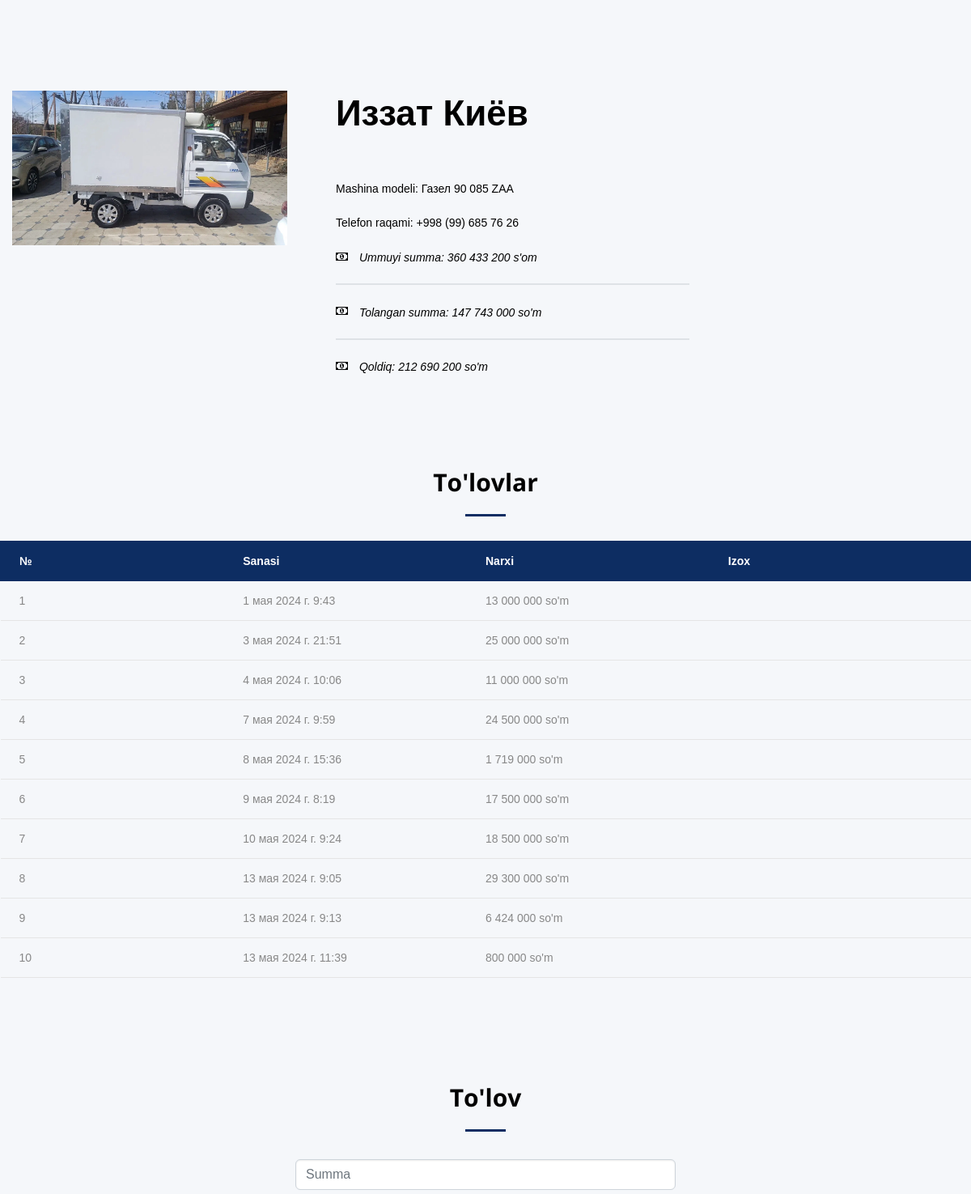
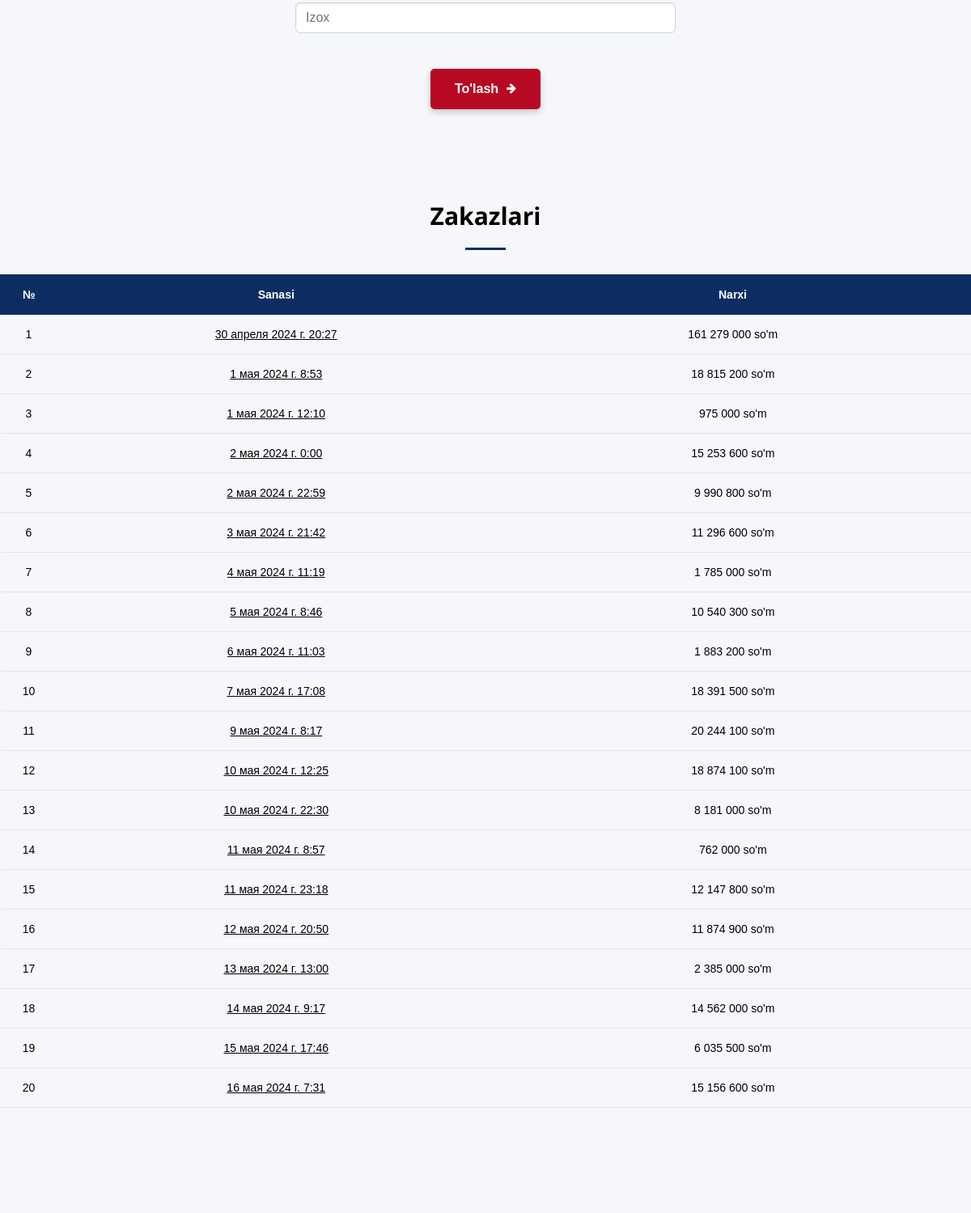
/finance-driver-detail/10 (signed in), run on an earlier commit of the app's database (2 pictures, top to bottom).
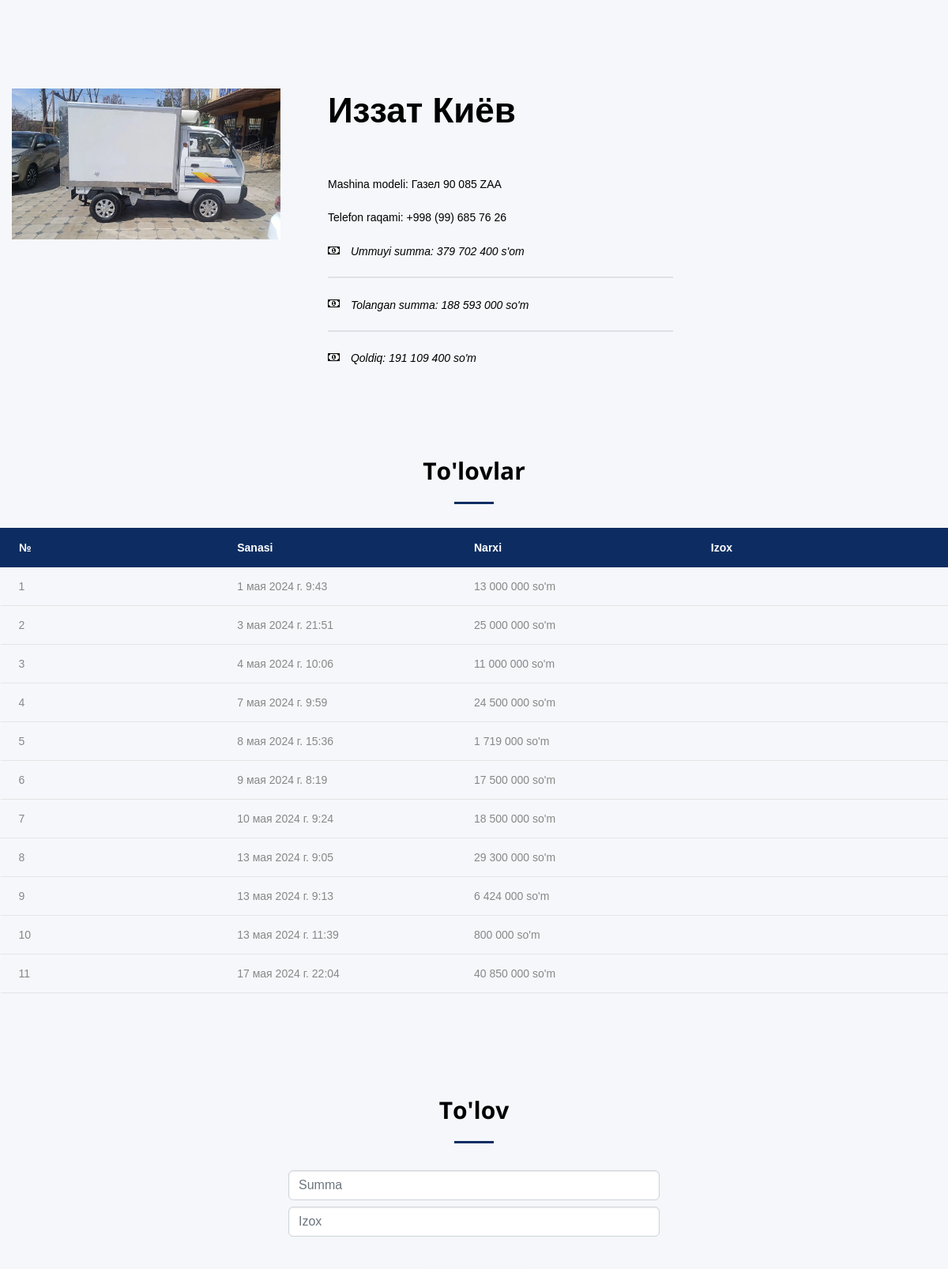
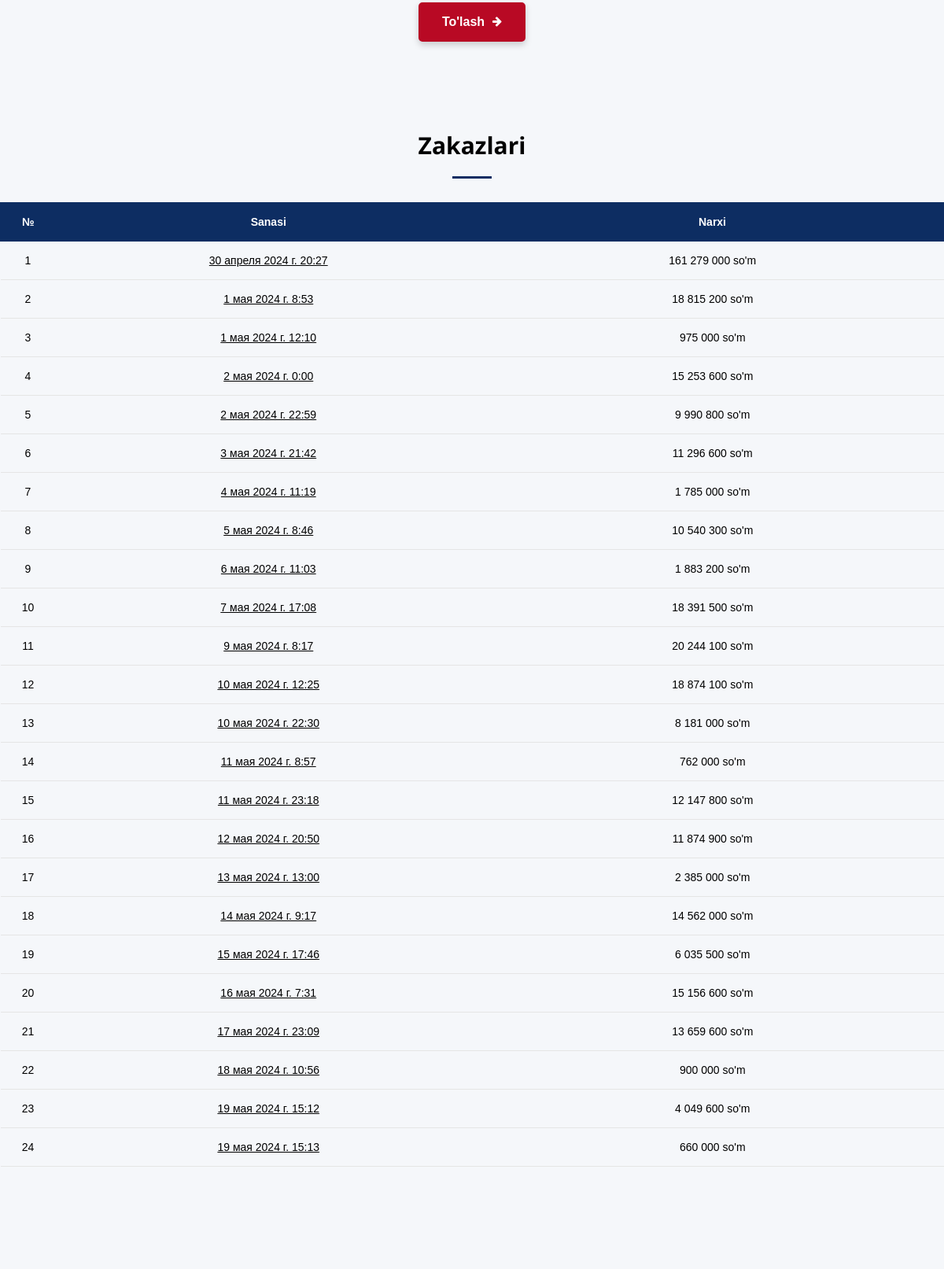
And on a later commit of the database (2 pictures, top to bottom).
### backend/models.py (models this page shows, shortened)
class Driver(models.Model):
    photo = models.ImageField(upload_to='images/', blank=True, null=True)
    name = models.CharField(max_length=255, verbose_name='FIO')
    phone = models.CharField(max_length=255, verbose_name='Telefon')
    auto = models.CharField(max_length=255, verbose_name='Avtomobil')
    class Meta:
        verbose_name = 'xaydovchi'
        verbose_name_plural = 'xaydovchilar'

class Payment(models.Model):
    driver = models.ForeignKey('Driver', related_name='DriverForPayment', on_delete=models.CASCADE)
    cash = models.IntegerField(verbose_name='Summa')
    comment = models.CharField(max_length=255, null=True, blank=True)
    created_date = models.DateTimeField(auto_now_add=True)

class Order(models.Model):
    created_date = models.DateTimeField(auto_now_add=True)
    driver = models.ForeignKey('Driver', related_name='Driver', on_delete=models.CASCADE)
    cash = models.IntegerField(default=0, verbose_name='Summa')
    class Meta:
        verbose_name = 'chiqim'
        verbose_name_plural = 'chiqim'

### backend/views.py (the view)
# urls.py: path('finance-driver-detail/<int:id>', finance_driver_detail, name='finance_driver_detail'),
@login_required
def finance_driver_detail(request, id=1):
    context = dict()
    driver = Driver.objects.get(id=id)
    orders = Order.objects.all()
    payments = Payment.objects.filter(driver=driver)
    cash = 0
    for order in Order.objects.filter(driver=driver):
        order_cash = order.cash
        """ for refund in Refund.objects.filter(order=order):
            for refund_product in refund.Refund.all():
                order_cash -= refund_product.product.case * refund_product.count * refund_product.price """
        cash += order_cash
    """ for payment in Payment.objects.filter(driver=driver):
        cash -= payment.cash """
    context['driver'] = {
            'driver':driver,
            'id': driver.id,
            'photo': driver.photo,
            'name': driver.name,
            'phone': driver.phone,
            'auto': driver.auto,
            'cash': cash
    }
    orders = Order.objects.filter(driver=driver)
    context['payments'] = payments
    context['orders'] = orders
    if request.user.groups.filter(name='Склад').exists():
        return render(request, 'finance-driver-detail.html', context)
    else:
        return HttpResponse("У вас нет прав для просмотра этой страницы.")

### backend/templatetags/my_tags.py (called while the page is built)
@register.simple_tag
def call_calculate_driver_cash(driver, payed=False):
    return calculate_driver_cash(driver, payed)

### backend/utils.py (called while the page is built)
def intcomma(number):
    parts = []
    for i, digit in enumerate(reversed(str(number))):
        if i > 0 and i % 3 == 0:
            parts.append(' ')
        parts.append(digit)
    return ''.join(reversed(parts))

def calculate_driver_cash(driver, payed):
    if payed:
        cash = 0
        for payment in Payment.objects.filter(driver=driver):
            cash += payment.cash
    else:
        cash = 0
        for payment in Payment.objects.filter(driver=driver):
            cash -= payment.cash
        for order in Order.objects.filter(driver=driver):
            cash += order.cash
            for refund in Refund.objects.filter(order=order):
                for refund_product in refund.Refund.all():
                    cash -= refund_product.product.case * refund_product.count * refund_product.price
    return intcomma(cash)

### templates/finance-driver-detail.html (shortened to what this page needs)
{% extends "./base.html" %}
{% load static %}
{% load my_tags %}
{% load humanize %}
{% block body %}
<section class="section section-xl bg-catskill text-black">
<div class="container">
    <div class="row row-30 justify-content-sm-center">
        <div class="col-md-4 col-lg-4 text-md-start">
            <div class="inset-md-right-30">
                {% if driver.photo %}
                <img class="img-responsive d-inline-block" src="{{ driver.photo.url }}" width="340" height="340"
                    alt="">
                {% else %}
                <img class="img-responsive d-inline-block" src="{% static '../media/images/default.webp' %}" width="340"
                    height="340" alt="">
                {% endif %}
            </div>
        </div>
        <div class="col-md-8 col-lg-8 text-start">
            <div>
                <h2 class="fw-bold">{{ driver.name }}</h2>
            </div>
            <div class="row row-30">
                <div class="col-7">
                    <div class="offset-top-20">
                        <p>Mashina modeli:&nbsp;{{ driver.auto }}</p>
                    </div>
                    <div class="offset-top-20">
                        <p>Telefon raqami:&nbsp;{{ driver.phone }}</p>
                    </div>
                    <div class="post-news-meta offset-top-20"><i class="fa fa-money" aria-hidden="true"></i>
                        <span class="align-middle inset-left-10 fst-italic text-black">Ummuyi summa: {{ driver.cash|intcomma }} s'om</span>
                    </div>
                    <div class="hr border border-{{ order.status }} border-1 "></div>
                    <div class="post-news-meta "><i class="fa fa-money" aria-hidden="true"></i>
                        <span class="align-middle inset-left-10 fst-italic text-black">Tolangan summa: {% call_calculate_driver_cash driver.driver True%} so'm</span>
                    </div>
                    <div class="hr border border-{{ order.status }} border-1 "></div>
                    <div class="post-news-meta "><i class="fa fa-money" aria-hidden="true"></i>
                        <span class="align-middle inset-left-10 fst-italic text-black">Qoldiq: {% call_calculate_driver_cash driver.driver False%} so'm</span>
                    </div>
                </div>
            </div>
        </div>
    </div>
</div>
</section>
<section class="section section-xl bg-catskill">
    <div class="container">
        <h3 class="fw-bold">To'lovlar</h3>
        <hr class="divider bg-madison">
        <div class="row offset-md-top-30 justify-content-sm-center">
            <table class="table table-custom table-dark-blue table-fixed" data-responsive="true">
                <tr>
                    <th>№</th>
                    <th>Sanasi</th>
                    <th>Narxi</th>
                    <th>Izox</th>
                </tr>
                {% for payment in payments %}
                <tr>
                    <td>{{ forloop.counter }}</td>
                    <td>{{payment.created_date}}</td>
                    <td>{{payment.cash|intcomma}} so'm</td>
                    {% if payment.comment %}
                        <td>{{payment.comment}}</td>
                    {% else %}
                        <td></td>
                    {% endif %}
                </tr>
                {% endfor %}
            </table>
        </div>
    </div>
</section>
<section class="section section-xl bg-catskill">
    <div class="container">
        <h3 class="fw-bold">To'lov</h3>
        <hr class="divider bg-madison">
        <div class="row align-items-center justify-content-sm-center section-34">
            <div class="col-sm-8 col-md-6 col-lg-5 ">
                    <div class="input-group">
                        <input placeholder="Summa" id="payment-input" type="text" class="form-control bg-white" aria-label="Dollar amount (with dot and two decimal places)">
                    </div>
                    <div class="input-group mt-2">
                        <input placeholder="Izox" id="comment-input" type="text" class="form-control bg-white" aria-label="Comment">
                    </div>
                    <br>
                    <br>
                    <button onclick="blockButton(this)" id="payment-button" class="btn button-primary btn-icon btn-icon-right" data-driver-id="{{ driver.id }}">
                        <span class="icon fa fa-arrow-right"></span>
                        <span>To'lash</span>
                    </button>
            </div>
        </div>
    </div>
</section>
<section class="section section-xl bg-catskill ">
    <div class="container">
        <h3 class="fw-bold">Zakazlari</h3>
        <hr class="divider bg-madison">
        <div class="row offset-md-top-30 justify-content-sm-center">
            <table class="table table-custom table-dark-blue table-fixed text-center" data-responsive="true">
                <tr>
                    <th width="70px">№</th>
                    <th>Sanasi</th>
                    <th>Narxi</th>
                </tr>
                {% for order in orders %}
                <tr class="text-black ">
                    <td><a href="/document/{{order.id}}">{{ forloop.counter }}</a></td>
                    <td><a href="/document/{{order.id}}"><u>{{order.created_date}}</u></a></td>
                    <td><a href="/document/{{order.id}}">{{order.cash|intcomma}} so'm </a></td>
                </tr>
                {% endfor %}
            </table>
        </div>
    </div>
</section>
    {% endblock %}

### templates/base.html (shortened to what this page needs)
{% load static %}
<!DOCTYPE html>
<html class="wide wow-animation scrollTo" lang="en">
  <head>
    <link rel="stylesheet" href="{% static 'css/bootstrap.css' %}">
    <link rel="stylesheet" href="{% static 'css/fonts.css' %}">
    <link rel="stylesheet" href="{% static 'css/style.css' %}">
  </head>
<body>
  <div class="page text-center">
    {% block body %}{% endblock %}
  </div>
</body>
</html>

### templates/header1.html (shortened to what this page needs)
{% load static %}

What changed in the data, as far as the page shows it:
computed for Driver "Иззат Киёв": id.cash "147 743 000" → "188 593 000"; id.cash "212 690 200" → "191 109 400"
added Payment: created_date "17 мая 2024 г. 22:04", cash "40 850 000"
added Order: created_date "17 мая 2024 г. 23:09", cash "13 659 600"
added Order: created_date "18 мая 2024 г. 10:56", cash "900 000"
added Order: created_date "19 мая 2024 г. 15:12", cash "4 049 600"
added Order: created_date "19 мая 2024 г. 15:13", cash "660 000"
Also different on the page:
{{ driver.cash|intcomma }}: "360 433 200" → "379 702 400"
